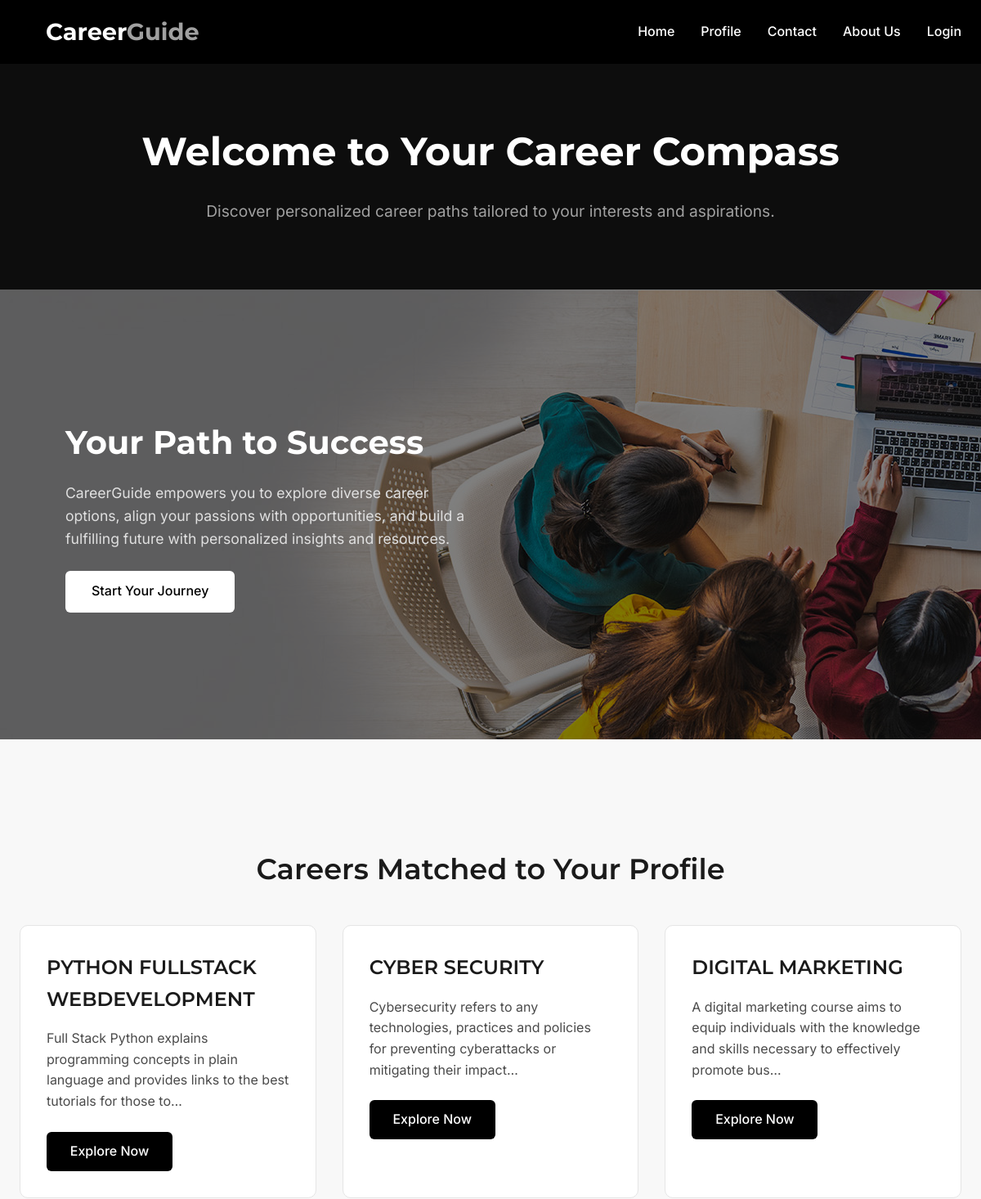
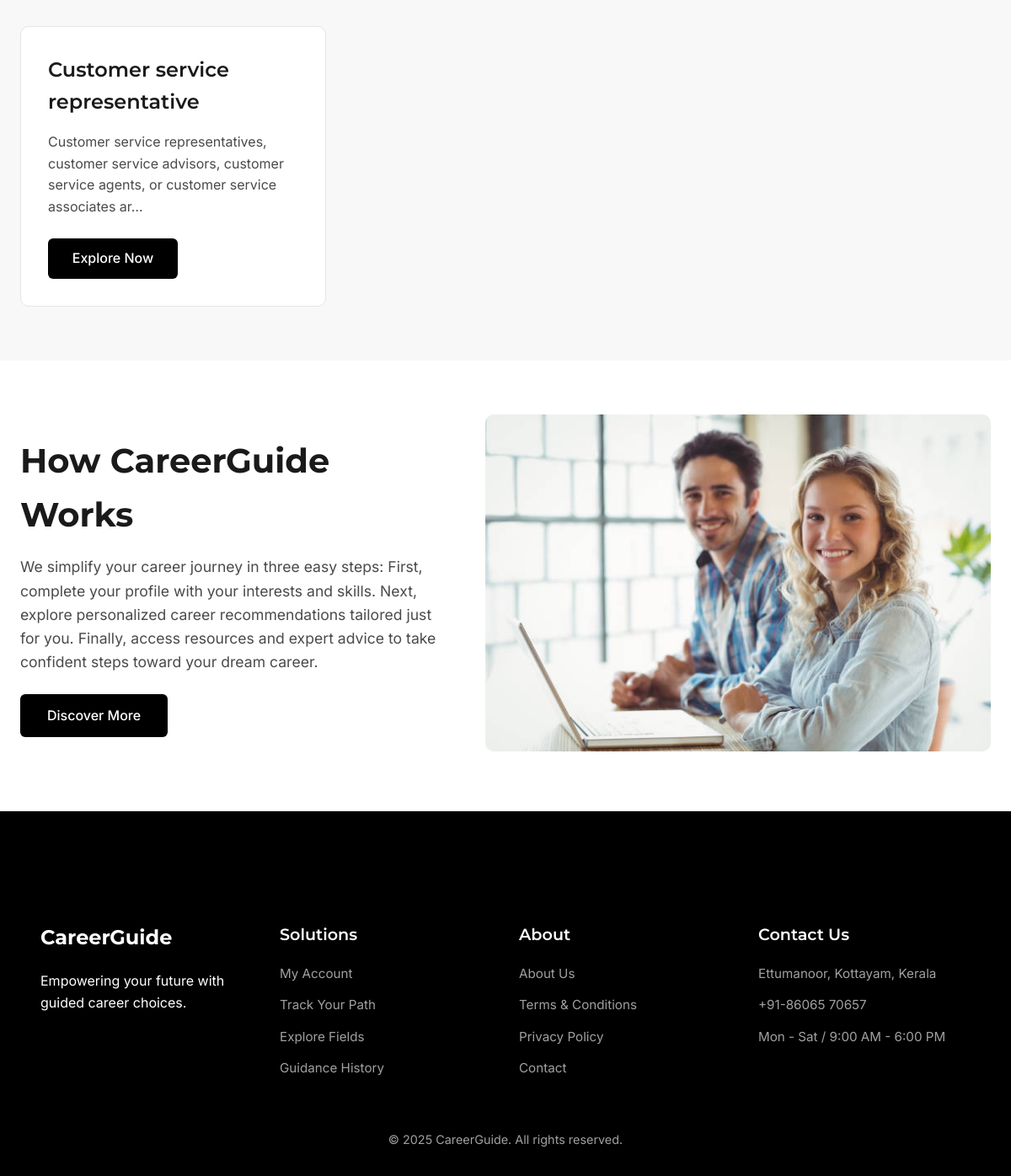
/index, run on the app's committed database (2 pictures, top to bottom).
### project_app/models.py (models this page shows)
class Career(models.Model):
      INTERESTED_CHOICES = [
        ('Job', 'Job'),
        ('Study', 'Study'),
    ]
      qualification=models.ForeignKey(Qualification, on_delete=models.CASCADE)
      subject = models.ForeignKey(Subject, on_delete=models.CASCADE)
      title = models.CharField(max_length=100)
      description = models.TextField()
      maindescription = models.TextField()
      interested = models.CharField(max_length=20, choices=INTERESTED_CHOICES, null=True, blank=True)

### project_app/views.py (the view)
# urls.py: path('index', views.index, name='index'),
def index(request):
    filtered_careers = []
    user_filter = None
    if request.user.is_authenticated:
        try:
            user_filter = UserCareerFilter.objects.get(user=request.user)
            careers = Career.objects.filter(
                qualification=user_filter.qualification,
                subject=user_filter.subject,
                interested=user_filter.interested
            )
            try:
                everyone_qualification = Qualification.objects.get(name__iexact="everyone")
                if user_filter.interested == "Job":
                    job_subject = Subject.objects.get(name__iexact="Job")
                    filtered_careers = Career.objects.filter(
                        qualification=everyone_qualification,
                        subject=job_subject
                    )
                elif user_filter.interested == "Study":
                    study_subject = Subject.objects.get(name__iexact="Study")
                    filtered_careers = Career.objects.filter(
                        qualification=everyone_qualification,
                        subject=study_subject
                    )
            except (Qualification.DoesNotExist, Subject.DoesNotExist):
                messages.error(request, "Default qualifications or subjects not found.")
        except UserCareerFilter.DoesNotExist:
            return redirect('userform')
    else:
        careers = Career.objects.all()
    return render(request, "index.html", {
        "careers": careers,
        "filtered_careers": filtered_careers,
        "user_career_filter": user_filter,
    })

### templates/index.html (shortened to what this page needs)
{% load static %}
<!DOCTYPE html>
<html lang="en">
<head>
    <link rel="stylesheet" href="{% static 'css/index.css' %}">
    <link rel="stylesheet" href="https://cdnjs.cloudflare.com/ajax/libs/font-awesome/4.7.0/css/font-awesome.min.css">
</head>
<body>
    <nav>
        <div class="container nav-container">
            <div class="logo">Career<span>Guide</span></div>
            <div class="nav-links">
                <a href="{% url 'index' %}" title="Home">Home</a>
                <a href="{% url 'profile' %}" title="Profile">Profile</a>
                <a href="{% url 'contact' %}" title="Contact">Contact</a>
                <a href="{% url 'about' %}" title="About">About Us</a>
                {% if user.is_authenticated %}
                    <a href="{% url 'logout' %}" title="Logout">Logout</a>
                {% else %}
                    <a href="{% url 'userlogin' %}" title="Login">Login</a>
                {% endif %}
            </div>
        </div>
    </nav>
    <main>
        <div class="hero-content">
            <h1>Welcome to Your Career Compass</h1>
            <p>Discover personalized career paths tailored to your interests and aspirations.</p>
        </div>
    </main>
    <section class="hero-image">
        <div class="image-overlay">
            <div class="image-text">
                <h2>Your Path to Success</h2>
                <p>CareerGuide empowers you to explore diverse career options, align your passions with opportunities, and build a fulfilling future with personalized insights and resources.</p>
                <a href="{% url 'profile' %}" class="btn">Start Your Journey</a>
            </div>
        </div>
    </section>
    <section class="courses-container">
        <h2>Careers Matched to Your Profile</h2>
        <div class="course-grid">
            {% for career in careers %}
            <div class="course-card">
                <h3>{{ career.title }}</h3>
                <p>{{ career.description|truncatechars:120 }}</p>
                <a href="{% url 'details' career.id %}" class="btn">Explore Now</a>
            </div>
            {% empty %}
            <p class="empty-message">No personalized career matches found. Update your interests in your profile.</p>
            {% endfor %}
        </div>
    </section>
    <section class="how-it-works">
        <div class="container how-it-works-container">
            <div class="how-it-works-text">
                <h2>How CareerGuide Works</h2>
                <p>We simplify your career journey in three easy steps: First, complete your profile with your interests and skills. Next, explore personalized career recommendations tailored just for you. Finally, access resources and expert advice to take confident steps toward your dream career.</p>
                <a href="{% url 'about' %}" class="btn">Discover More</a>
            </div>
            <div class="how-it-works-image">
                <img src="{% static 'images/bg1.jpg' %}" alt="Career Guidance Illustration">
            </div>
        </div>
    </section>
    <footer class="footer">
        <div class="container">
            <div class="footer-container">
                <div class="foot-column">
                    <h3>CareerGuide</h3>
                    <p>Empowering your future with guided career choices.</p>
                </div>
                <div class="foot-column">
                    <h4>Solutions</h4>
                    <ul>
                        <li><a href="#">My Account</a></li>
                        <li><a href="#">Track Your Path</a></li>
                        <li><a href="#">Explore Fields</a></li>
                        <li><a href="#">Guidance History</a></li>
                    </ul>
                </div>
                <div class="foot-column">
                    <h4>About</h4>
                    <ul>
                        <li><a href="{% url 'about' %}">About Us</a></li>
                        <li><a href="#">Terms & Conditions</a></li>
                        <li><a href="#">Privacy Policy</a></li>
                        <li><a href="{% url 'contact' %}">Contact</a></li>
                    </ul>
                </div>
                <div class="foot-column">
                    <h4>Contact Us</h4>
                    <ul>
                        <li>Ettumanoor, Kottayam, Kerala</li>
                        <li><a href="tel:+918606570657">+91-86065 70657</a></li>
                        <li>Mon - Sat / 9:00 AM - 6:00 PM</li>
                    </ul>
                </div>
            </div>
            <div class="footer-bottom">
                <p>© 2025 CareerGuide. All rights reserved.</p>
            </div>
        </div>
    </footer>
</body>
</html>

### static/css/index.css (style rules this page uses)
* { margin: 0; padding: 0; box-sizing: border-box; }
html, body { width: 100%; overflow-x: hidden; font-family: 'Inter', sans-serif; background: #ffffff; color: #272525; line-height: 1.6; }
.container { max-width: 1280px; margin: 0 auto; padding: 0 1.5rem; }
nav { background: #000000; padding: 1rem 0; position: fixed; top: 0; width: 100%; z-index: 1000; }
.nav-container { display: flex; justify-content: space-between; align-items: center; }
.logo { font-family: 'Montserrat', sans-serif; font-size: 1.8rem; font-weight: 700; color: #ffffff; padding-left: 2rem; }
.logo span { color: #a0a0a0; }
.nav-links { display: flex; gap: 2rem; margin-left: auto; }
.nav-links a { color: #ffffff; text-decoration: none; font-size: 1rem; font-weight: 500; transition: color 0.3s ease; }
main { background: #0d0d0d; color: #ffffff; text-align: center; padding: 5rem 1.5rem; }
.hero-content { padding-top: 4.2rem; }
.hero-content h1 { font-family: 'Montserrat', sans-serif; font-size: 3rem; font-weight: 700; margin-bottom: 1.2rem; }
.hero-content p { font-size: 1.2rem; color: #a0a0a0; max-width: 700px; margin: 0 auto; }
.hero-image { width: 100%; height: 550px; background: url('../images/newbanner.jpg') no-repeat center center/cover; position: relative; }
.image-overlay { background: rgba(0, 0, 0, 0.5); width: 100%; height: 100%; display: flex; align-items: center; }
.image-text { max-width: 500px; margin-left: 5rem; color: #ffffff; }
.image-text h2 { font-family: 'Montserrat', sans-serif; font-size: 2.5rem; font-weight: 700; margin-bottom: 1rem; }
.image-text p { font-size: 1.1rem; margin-bottom: 1.5rem; color: #e0e0e0; }
.image-text .btn { display: inline-block; background: #ffffff; color: #000000; padding: 0.8rem 2rem; border-radius: 6px; text-decoration: none; font-weight: 500; transition: background 0.3s ease, color 0.3s ease; }
.how-it-works { background: #ffffff; padding: 4rem 0; }
.how-it-works-container { display: flex; align-items: center; gap: 3rem; }
.how-it-works-text { flex: 1; color: #272525; }
.how-it-works-text h2 { font-family: 'Montserrat', sans-serif; font-size: 2.5rem; font-weight: 700; margin-bottom: 1rem; color: #1a1a1a; }
.how-it-works-text p { font-size: 1.1rem; margin-bottom: 1.5rem; color: #4a4a4a; }
.how-it-works-text .btn { display: inline-block; background: #000000; color: #ffffff; padding: 0.8rem 2rem; border-radius: 6px; text-decoration: none; font-weight: 500; transition: background 0.3s ease; }
.how-it-works-image { flex: 0 0 400px; }
.how-it-works-image img { width: 600px; height: 400px; object-fit: cover; border-radius: 10px; }
.courses-container { padding: 4rem 1.5rem; background: #f8f8f8; padding-top: calc(4rem + 4.2rem); }
.courses-container h2 { font-family: 'Montserrat', sans-serif; font-size: 2.2rem; font-weight: 600; text-align: center; margin-bottom: 2.5rem; color: #1a1a1a; }
.course-grid { display: grid; grid-template-columns: repeat(auto-fit, minmax(320px, 1fr)); gap: 2rem; }
.course-card { background: #ffffff; border: 1px solid #e5e5e5; border-radius: 10px; padding: 2rem; transition: transform 0.3s ease, box-shadow 0.3s ease; }
.course-card h3 { font-family: 'Montserrat', sans-serif; font-size: 1.5rem; font-weight: 600; color: #1a1a1a; margin-bottom: 1rem; }
.course-card p { font-size: 1rem; color: #4a4a4a; margin-bottom: 1.5rem; }
.course-card .btn { display: inline-block; background: #000000; color: #ffffff; padding: 0.7rem 1.8rem; border-radius: 6px; text-decoration: none; font-weight: 500; transition: background 0.3s ease; }
.footer { background: #000000; color: #ffffff; padding: 4rem 1.5rem 2rem; padding-top: calc(4rem + 4.2rem); }
.footer-container { display: grid; grid-template-columns: repeat(auto-fit, minmax(220px, 1fr)); gap: 2rem; }
.foot-column h3 { font-family: 'Montserrat', sans-serif; font-size: 1.5rem; font-weight: 700; color: #ffffff; margin-bottom: 1.2rem; }
.foot-column h4 { font-family: 'Montserrat', sans-serif; font-size: 1.2rem; font-weight: 600; color: #ffffff; margin-bottom: 1.2rem; }
.foot-column ul { list-style: none; }
.foot-column ul li { margin-bottom: 0.8rem; font-size: 0.95rem; color: #a0a0a0; }
.foot-column ul li a { color: #a0a0a0; text-decoration: none; transition: color 0.3s ease; }
.footer-bottom { text-align: center; margin-top: 3rem; font-size: 0.9rem; color: #a0a0a0; }

### data on the page
Career: title "PYTHON FULLSTACK WEBDEVELOPMENT", description "Full Stack Python explains programming concepts in plain language and provides links to the best tutorials for those to…"
Career: title "CYBER SECURITY", description "Cybersecurity refers to any technologies, practices and policies for preventing cyberattacks or mitigating their impact…"
Career: title "DIGITAL MARKETING", description "A digital marketing course aims to equip individuals with the knowledge and skills necessary to effectively promote bus…"
Career: title "Customer service representative", description "Customer service representatives, customer service advisors, customer service agents, or customer service associates ar…"
